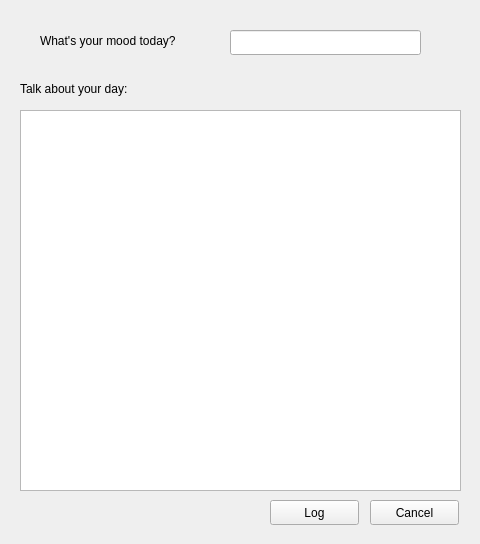
<?xml version="1.0" encoding="UTF-8"?>
<ui version="4.0">
 <class>Frame</class>
 <widget class="QFrame" name="Frame">
  <property name="geometry">
   <rect>
    <x>0</x>
    <y>0</y>
    <width>480</width>
    <height>544</height>
   </rect>
  </property>
  <property name="windowTitle">
   <string>Frame</string>
  </property>
  <widget class="QLabel" name="label">
   <property name="geometry">
    <rect>
     <x>40</x>
     <y>30</y>
     <width>181</width>
     <height>21</height>
    </rect>
   </property>
   <property name="text">
    <string>What's your mood today?</string>
   </property>
  </widget>
  <widget class="QLineEdit" name="moodinput">
   <property name="geometry">
    <rect>
     <x>230</x>
     <y>30</y>
     <width>191</width>
     <height>25</height>
    </rect>
   </property>
  </widget>
  <widget class="QLabel" name="label_2">
   <property name="geometry">
    <rect>
     <x>20</x>
     <y>80</y>
     <width>211</width>
     <height>17</height>
    </rect>
   </property>
   <property name="text">
    <string>Talk about your day:</string>
   </property>
  </widget>
  <widget class="QTextEdit" name="journalinput">
   <property name="geometry">
    <rect>
     <x>20</x>
     <y>110</y>
     <width>441</width>
     <height>381</height>
    </rect>
   </property>
  </widget>
  <widget class="QPushButton" name="logBtn">
   <property name="geometry">
    <rect>
     <x>270</x>
     <y>500</y>
     <width>89</width>
     <height>25</height>
    </rect>
   </property>
   <property name="text">
    <string>Log</string>
   </property>
  </widget>
  <widget class="QPushButton" name="cancelBtn">
   <property name="geometry">
    <rect>
     <x>370</x>
     <y>500</y>
     <width>89</width>
     <height>25</height>
    </rect>
   </property>
   <property name="text">
    <string>Cancel</string>
   </property>
  </widget>
 </widget>
 <resources/>
 <connections/>
</ui>
